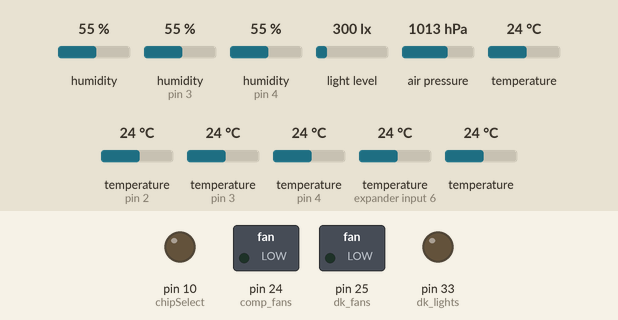
Simulated run of this sketch. Board: Arduino Mega 2560, built with avr-gcc and run on an emulated ATmega2560. On the bench: switched loads named in the sketch (green lamp = pin HIGH), output pins drawn as LEDs (lit = HIGH). Inputs (shaded band) come from the test bench; at power-on: humidity 55 %, humidity (sensors on pin 3, pin 4) 55 %, light level 300 lx, air pressure 1013 hPa, temperature 24 °C, temperature (sensors on pin 2, pin 3, pin 4, expander input 6) 24 °C. The local clock reads 2024-03-15 10:24:30 at power-on unless the sketch sets it; storage starts empty; what the sketch prints to the serial monitor is not drawn.

Above: at 0.1 s.
At 1.2 s:
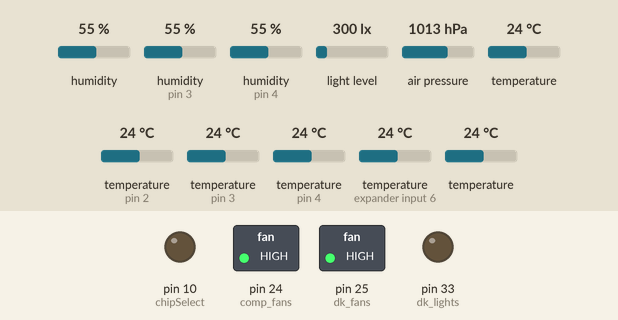
Timing chart, 0 to 2.7 s (numbered marks = the images above):
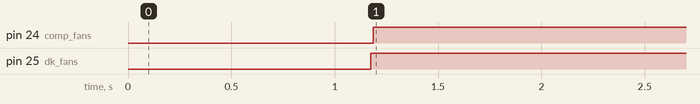

The sketch:

shed_20211010.ino
```cpp
const int dk_lights = 33; // this is the pin for the 12V relay that is contorlling the lights in the dog kennel.
const int dk_fans = 25; //this is the pin on the board where the relay is attached for the fans in the dog kennel
const int comp_fans = 24;// this is the fans in the computer box
const int chipSelect = 10; // this is the CS for the data logger, which is currently not being used.
const int ONE_WIRE_BUS = 2; // this is the one wire (pin) that is used to read the all of the DS18B20 sensors (shed, outside, cricket, jango)
const int BME_SCK = 13;// this is the ____ for the BMP280 (temp, hum, baro) sensor
const int BME_MISO = 12;// this is the ____ for the BMP280 (temp, hum, baro) sensor
const int BME_MOSI = 11;// this is the ____ for the BMP280 (temp, hum, baro) sensor
const int BME_CS = 9; // this is the chip select for the BMP280 (temp, hum, baro) sensor
const unsigned long SECONDS = 1000;
const unsigned long MIN = (60 * SECONDS);
/***************************************************************************************************
  TSL2591 Digital Light Sensor (this is for shutting off the light inside the dog kennel)
***************************************************************************************************/

#include <Adafruit_Sensor.h>
#include "Adafruit_TSL2591.h"
Adafruit_TSL2591 tsl = Adafruit_TSL2591(2591); // pass in a number for the sensor identifier (for your use later)
unsigned long ir;
/**********************************************************************************************/
/*Adafruit Data Shield
 *********************************************************************************************
   SD card attached to SPI bus as follows:
 ** UNO:  MOSI - pin 11, MISO - pin 12, CLK - pin 13, CS - pin 4 (CS pin can be changed)
  and pin #10 (SS) must be an output
 ** Mega:  MOSI - pin 51, MISO - pin 50, CLK - pin 52, CS - pin 4 (CS pin can be changed)
  and pin #52 (SS) must be an output
 ** Leonardo: Connect to hardware SPI via the ICSP header
     Pin 4 used here for consistency with other Arduino examples
 **On the Ethernet Shield, CS is pin 4. Note that even if it's not
   used as the CS pin, the hardware CS pin (10 on most Arduino boards,
   53 on the Mega) must be left as an output or the SD library
   functions will not work. */
#include <SPI.h>
#include <Wire.h> //This is the library that helps the Arduino with i2c
#include "SD.h" // This is the library for talking to the card
File dataFile;

//#define LOG_INTEVAL 1000 //This is how many milli seconds between the sensor readings (i woul like to figure out these features, but currently not using.
//#define ECHO_TO_SERIAL 1 //this is if i want to echo to the serial monitor (1 is on and 0 is off)
//#define redLEDpin 3 // this is for the error below. I will need to go back and change the pin.
void error(char *str)// the error function is uded if there is something bad happening (i.e. no micro SD card is installed. It will sit in the "while(1) loop forever until the issue is corrected
{
  Serial.print("error: ");
  Serial.println(str);

  // red LED indicates error
  //digitalWrite(redLEDpin, HIGH);

  while (1);
}

/*********************************************************************************************
   Time Stamp
 * ******************************************************************************************/
#include "RTClib.h" //this is the library the Arduino uses to chat with the real time clock
RTC_PCF8523 rtc; // I found a different variable (RTC_DS1307) If the time is incorrect than i want to try this

/******************************************************************************************
   Temp, Humid, Baro BMP280 (outside sensor)
 *******************************************************************************************/
#include <Adafruit_BME280.h>

#define SEALEVELPRESSURE_HPA (1013.25)

//Adafruit_BME280 bme(BME_CS); // hardware SPI
Adafruit_BME280 bme(BME_CS, BME_MOSI, BME_MISO, BME_SCK); // software SPI

/*********************************************************************************************
   Waterproof Temp Sensore DS18B20
 *********************************************************************************************/
#include <OneWire.h>
#include <DallasTemperature.h>
OneWire oneWire(ONE_WIRE_BUS); // Setup a oneWire instance to communicate with a OneWire device
DallasTemperature sensors(&oneWire); // Pass our oneWire reference to Dallas Temperature sensor

DeviceAddress shed_temp = { 0x28, 0xD6, 0xE4, 0x10, 0x4C, 0x20, 0x01, 0x80 };// this is the shed
DeviceAddress cricket_temp = { 0x28, 0x8A, 0x95, 0xF7, 0x4B, 0x20, 0x1, 0xC6 };// this is cricket
DeviceAddress outside_temp = {0x28, 0xD6, 0xE4, 0x10, 0x4C, 0x20, 0x01, 0x80 };// This is the outside sensor
DeviceAddress jango_temp = {0x28, 0xE7, 0xDF, 0xE2, 0x4B, 0x20, 0x1, 0xA2};// this is Jango

/************************************************************************************************
   DHT11 temp and humidity sensor
 ***********************************************************************************************/
#include "DHT.h"
#define sensor1 3
#define sensor2 4
#define DHTTYPE DHT11 //leaving this here because i may get the DHT22
DHT dht1(sensor1, DHTTYPE);
DHT dht2(sensor2, DHTTYPE);
/*********************************************************************************************************************
*********************************************************************************************************************
                                SETUP
*********************************************************************************************************************
*********************************************************************************************************************/
void setup()
{
  Serial.begin(9600);
  //Serial.begin(115200);// This has to be 115200 for the DS18B20 sensors to work in series
//delay(1);

  /**************************************************************************************************
     Data Logger Shield Setup
   *************************************************************************************************/
  Serial.print("Initializing SD card...");
  // make sure that the default chip select pin is set to
  // output, even if you don't use it:
  pinMode(chipSelect, OUTPUT);

  // see if the card is present and can be initialized:
  if (!SD.begin(chipSelect)) {
    Serial.println("SDCard failed, or not present");
    // don't do anything more:
    return ;
  }
  Serial.println("card initialized.");

  // Open up the file we're going to log to!
  char filename[] = "LOGGER00.CSV";
  for (uint8_t i = 0; i < 100; i++) {
    filename[6] = i / 10 + '0';
    filename[7] = i % 10 + '0';
    if (! SD.exists(filename)) {
      // only open a new file if it doesn't exist
      dataFile = SD.open(filename, FILE_WRITE);
      break;  // leave the loop!
    }
  }
  //dataFile = SD.open("datalog.csv", FILE_WRITE);
  if (! dataFile) {
    Serial.println("error creating file");
    // Wait forever since we cant write data
    while (1) ;
  }
  Serial.print("Logging to: ");
  Serial.println(filename);
}
/***********************************************************************
   Time Stamp
 * ********************************************************************/
void timeStamp () {
  // while (!Serial) {
  //delay(1);
  //}

  Wire.begin(); // i added this, so lets see if it works.
//  if (! rtc.begin()) {
//    Serial.println("Couldn't find RTC");
//    while (1);
//  }

  dataFile.print("date/time"); // this is going to be the top column of the excel file, so adjust accordingly
  if (! rtc.initialized()) {
    Serial.println("RTC is NOT running!");
    // following line sets the RTC to the date & time this sketch was compiled
    rtc.adjust(DateTime(F(__DATE__), F(__TIME__)));
    // This line sets the RTC with an explicit date & time, for example to set
    // January 21, 2014 at 3am you would call:
    // rtc.adjust(DateTime(2014, 1, 21, 3, 0, 0));
  }

  DateTime now = rtc.now();

  Serial.print(now.year(), DEC);
  Serial.print('/');
  Serial.print(now.month(), DEC);
  Serial.print('/');
  Serial.print(now.day(), DEC);
  Serial.print(") ");
  Serial.print(now.hour(), DEC);
  Serial.print(':');
  Serial.print(now.minute(), DEC);
  Serial.print(':');
  Serial.println(now.second(), DEC);

  dataFile.print(now.year(), DEC);
  dataFile.print('/');
  dataFile.print(now.month(), DEC);
  dataFile.print('/');
  dataFile.print(now.day(), DEC);
  dataFile.print(") ");
  dataFile.print(",");
  dataFile.print(now.hour(), DEC);
  dataFile.print(':');
  dataFile.print(now.minute(), DEC);
  dataFile.print(':');
  dataFile.print(now.second(), DEC);
}
/**************************************************************************
    Light Sensor TSL2591
     Configures the gain and integration time if required
**************************************************************************/
void advancedRead() {
  tsl.begin();
//  if (tsl.begin())
//  {
//    Serial.println(F("Found a TSL2591 sensor"));
//  }
//  else
//  {
//    Serial.println(F("No sensor found ... check your wiring?"));
//    while (1);
//  }
  // You can change the gain on the fly, to adapt to brighter/dimmer light situations
  //tsl.setGain(TSL2591_GAIN_LOW);    // 1x gain (bright light)
  tsl.setGain(TSL2591_GAIN_MED);      // 25x gain
  //tsl.setGain(TSL2591_GAIN_HIGH);   // 428x gain

  // Changing the integration time gives you a longer time over which to sense light
  // longer timelines are slower, but are good in very low light situtations!
  //tsl.setTiming(TSL2591_INTEGRATIONTIME_100MS);  // shortest integration time (bright light)
  // tsl.setTiming(TSL2591_INTEGRATIONTIME_200MS);
  tsl.setTiming(TSL2591_INTEGRATIONTIME_300MS);
  // tsl.setTiming(TSL2591_INTEGRATIONTIME_400MS);
  // tsl.setTiming(TSL2591_INTEGRATIONTIME_500MS);
  // tsl.setTiming(TSL2591_INTEGRATIONTIME_600MS);  // longest integration time (dim light)

  pinMode(dk_lights, OUTPUT);// This will eventually be to the relay that controls the light
  // More advanced data read example. Read 32 bits with top 16 bits IR, bottom 16 bits full spectrum
  // That way you can do whatever math and comparisons you want!
  uint32_t lum = tsl.getFullLuminosity();
  uint16_t ir, full;
  ir = lum >> 16;
  full = lum & 0xFFFF;
  Serial.print(F("Light Sensor (TSL2591) "));
  //Serial.print(F("[ ")); Serial.print(millis()); Serial.print(F(" ms ] ")); //this is the time in millis when the measurement was taken, but i dont need because i have the time.
  Serial.print(F("IR: ")); Serial.print(ir);  Serial.print(F("  "));
  Serial.print(F("Full: ")); Serial.print(full); Serial.print(F("  "));
  Serial.print(F("Visible: ")); Serial.print(full - ir); Serial.print(F("  "));
  Serial.print(F("Lux: ")); Serial.println(tsl.calculateLux(full, ir), 6);

  dataFile.print(",");
  dataFile.print("Light Sensor: ir full full-ir lux");
  dataFile.print(",");
  dataFile.print(ir);
  dataFile.print(",");
  dataFile.print(full);
  dataFile.print(",");
  dataFile.print(full - ir);//need to figure out what this is for.
  dataFile.print(",");
  dataFile.println(tsl.calculateLux(full, ir), 6);

  if (full < 12000) {
    digitalWrite(dk_lights, LOW);
  }
  else {
    digitalWrite(dk_lights, HIGH);
  }

}

/**************************************************************************
 *************************************************************************
    All of the Temperature Sensors
**************************************************************************
**************************************************************************/
void Temps() {
  unsigned status;
  status = bme.begin();// default settings
  dht1.begin();
  dht2.begin();
  sensors.begin(); // this is for the DS18B20
  //delay(1000);// there may need to be a slight delay here for the sensor
  /********************************************
    BME280 temp sensor (Weather Station)
   ********************************************/

  //while (!Serial);   // time to get serial running
  // Serial.println(F("BME280 test"));


  // You can also pass in a Wire library object like &Wire2
  // status = bme.begin(0x76, &Wire2)
  if (!status) {
    Serial.println("Could not find a valid BME280 sensor, check wiring, address, sensor ID!");
    Serial.print("SensorID was: 0x"); Serial.println(bme.sensorID(), 16);
    Serial.print("        ID of 0xFF probably means a bad address, a BMP 180 or BMP 085\n");
    Serial.print("   ID of 0x56-0x58 represents a BMP 280,\n");
    Serial.print("        ID of 0x60 represents a BME 280.\n");
    Serial.print("        ID of 0x61 represents a BME 680.\n");
    while (1) delay(10);
  }

  Serial.print(" Temperature (BME280) = ");
  Serial.print(bme.readTemperature());
  Serial.print(" *C");
  Serial.print(" Pressure = ");
  Serial.print(bme.readPressure() / 100.0F);
  Serial.print(" hPa");
  Serial.print(" Approx. Altitude = ");
  Serial.print(bme.readAltitude(SEALEVELPRESSURE_HPA));
  Serial.print(" m");
  Serial.print(" Humidity = ");
  Serial.print(bme.readHumidity());
  Serial.println(" %");

  /**************************************************************************************************
     DS18B20 Temperature Sensors (OneWire) (Most Common Sensor)
   *************************************************************************************************/
  sensors.requestTemperatures(); // Send the command to get temperatures

  /**************************************************************************************************
    DHT11 Temperature Sensors (inside of the shed and computer case)
  *************************************************************************************************/
  float hum1 = dht1.readHumidity();
  float hum2 = dht2.readHumidity();
  float tempF1 = dht1.readTemperature(true);
  float tempF2 = dht2.readTemperature(true);

  /**************************************************************************************************
    Using the temperature data (may want to use matrix to get rid of default sensors)
  *************************************************************************************************/
  Serial.print("Shed Temperature: ");
  //Serial.print(sensors.getTempC(shed_temp));
  //Serial.print("(*C): ");
  Serial.print(sensors.getTempF(shed_temp));
  Serial.print("(*F):  ");
  Serial.print(tempF2);
  Serial.print("   Computer Temp:  ");
  Serial.print(tempF1);
  Serial.print("  Cricket Temperature: ");
  //Serial.print(sensors.getTempC(cricket_temp));
  //Serial.print("(*C): ");
  Serial.print(sensors.getTempF(cricket_temp));
  Serial.print("(*F): ");
  Serial.print("  Outside Temperature: ");
  Serial.print(sensors.getTempC(outside_temp));
  Serial.print("(*C): ");
  Serial.print(sensors.getTempF(outside_temp));
  Serial.print("(*F): ");
  Serial.print("  Jango Temperature: ");
  //Serial.print(sensors.getTempC(jango_temp));
  //Serial.print("(*C): ");
  Serial.print(sensors.getTempF(jango_temp));
  Serial.println("(*F): ");


  pinMode(dk_fans, OUTPUT);
  pinMode(comp_fans, OUTPUT);
  float dk_avg = ((sensors.getTempF(jango_temp)) + (sensors.getTempF(cricket_temp))) / 2; //this is the average temoature of the two sensors in the dog kennel in F
  float outside_avg = ((bme.readTemperature()) + (sensors.getTempC(outside_temp))) / 2 ; // this is the average outside temp in Celsus
  float shed_avg = ((dht2.readTemperature(true)) + (sensors.getTempF(shed_temp))) / 2;
  Serial.print("Dog Kennel AVG:");
  Serial.print(dk_avg);
  Serial.print("  Outside AVG:");
  Serial.print(outside_avg);
  Serial.print("  Shed AVG:");
  Serial.print(shed_avg);

  //this is turning the dog kennel fan on and off based on the temperature outside and in the kennel (outside temp is in C)
  if (outside_avg >= 21) {
    if (dk_avg > 60) {
      digitalWrite(dk_fans, HIGH);
      Serial.println("  FAN IS ON");
    }
    else if (dk_avg <= 60) {
      digitalWrite(dk_fans, LOW);
      Serial.println("  FAN IS OFF");
    }
  }
  else if (outside_avg < 21) {
    if (dk_avg >= 65) {
      digitalWrite(dk_fans, HIGH);
      Serial.println("  FAN IS ON");
    }
    else if (dk_avg < 65) {
      digitalWrite(dk_fans, LOW);
      Serial.println("  FAN IS OFF");
    }
  }

  if (tempF1 <= 80) {
    digitalWrite (comp_fans, HIGH);
  }
  else {
    digitalWrite (comp_fans, LOW);
  }

  //  //this is for turning on the shed fan
  //  if (shed_avg >= 85) {
  //    //digitalWrite (shed_fan, HIGH);
  //    if (isnan(tempF1)) {
  //      digitalWrite(comp_fan, HIGH);
  //    }
  //    else {
  //
  //    }
  //  }
  //  else if {
  //  //digitalWrite (shed_fan, LOW);
}


void loop() {

  timeStamp();
  advancedRead();
  //TempHumBaroRead();
  Temps();


  // The following line will 'save' the file to the SD card after every
  // line of data - this will use more power and slow down how much data
  // you can read but it's safer!
  // If you want to speed up the system, remove the call to flush() and it
  // will save the file only every 512 bytes - every time a sector on the
  // SD card is filled with data.
  dataFile.flush();

  delay(5 * MIN);
  //delay(5000);
}
```

Measured:
- by itself, pin 24 (comp_fans), pin 25 (dk_fans): LOW → HIGH at 1.2 s
